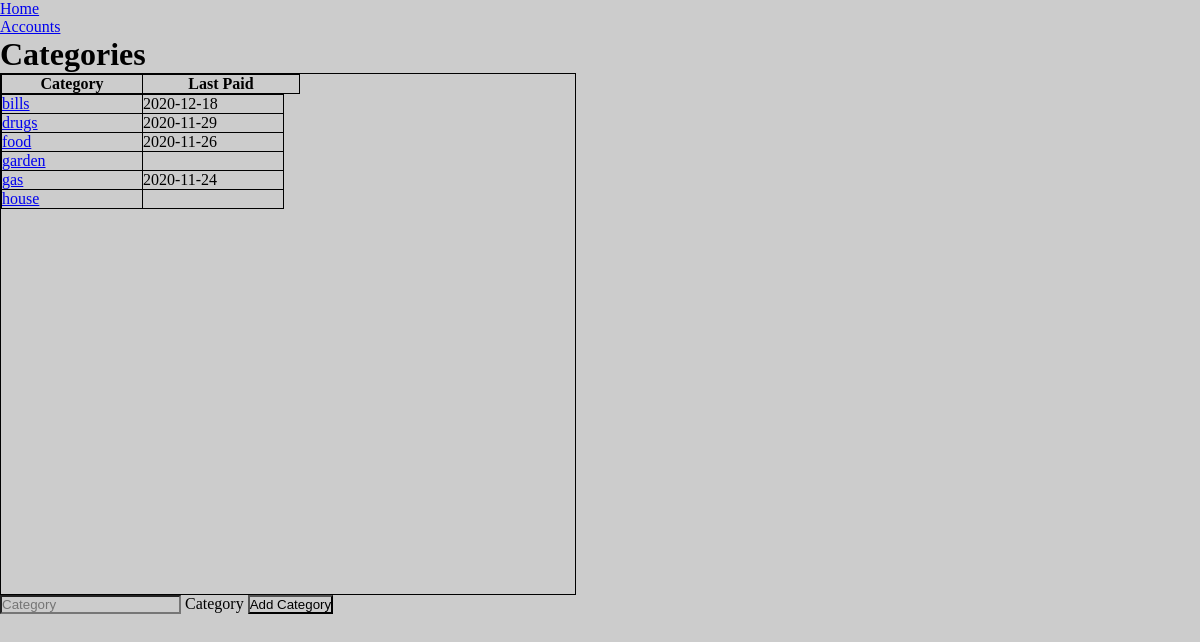
Page /categories (signed in) on the committed database.
### tables this page shows
CREATE TABLE category (category_id INTEGER PRIMARY KEY, category_name TEXT NOT NULL, user_id INTEGER NOT NULL);

### app/views.py (the view)
@app.route("/categories")
@login_required
def categories():
    with sql.connect("sqlite.db") as con:
        cur = con.cursor()
        category_list_dict = category_list_from_db(session['user_id'], cur)
        for cat in category_list_dict:
            cur.execute(
                "SELECT MAX(date) FROM transactions WHERE category_id = ?",
                (cat["category_id"],))
            cat["last_paid"] = cur.fetchone()[0]
    con.close()
    return render_template(
        "categories.html", category_list_dict=category_list_dict)

### app/helpers.py (called while the page is built)
def login_required(f):
    @wraps(f)
    def decorated_function(*args, **kwargs):
        if session.get('user_id') is None:
            return redirect("/login")
        return f(*args, **kwargs)
    return decorated_function

def category_list_from_db(user_id, cur):
    category_list_dict = []
    cur.execute("""SELECT * FROM category WHERE user_id = ?
        ORDER BY category_name COLLATE NOCASE ASC""", (user_id,))
    category_db = cur.fetchall()
    if not category_db:
        flash("You need to add category before", "error")
        return redirect("/categories")
    for category in category_db:
        category_dict = {}
        category_dict["category_id"] = category[0]
        category_dict["category_name"] = category[1]
        category_dict["user_id"] = category[2]
        category_list_dict.append(category_dict)
    return category_list_dict

### app/views.py (called while the page is built)
@app.after_request
def after_request(response):
    response.headers["Cache-Control"] = "no-cache, no-store, must-revalidate"
    response.headers["Expires"] = 0
    response.headers["Pragma"] = "no-cache"
    return response

### app/templates/categories.html (shortened to what this page needs)
{% extends "layout.html" %}
{% block main %}
    <h1>Categories</h1>
    <table>
        <thead>
            <tr>
                <th>Category</th>
                <th>Last Paid</th>
            </tr>
        </thead>
        <tbody>
            {% for cat in category_list_dict %}
            <tr>
                <td>
                    <a href="/category/{{ cat['category_id'] }}">
                        {{ cat["category_name"] }}
                    </a>
                </td>
                {% if cat["last_paid"] %}
                <td>{{ cat["last_paid"] }}</td>
                {% else %}
                <td></td>
                {% endif %}
            </tr>
            {% endfor %}
        </tbody>
    </table>
    <form action="/category_add" method="POST">
        <input name="category_name" type="text" placeholder="Category">
        <label for="category_name">Category</label>
        <button type="submit">Add Category</button>
    </form>
{% endblock %}

### app/static/style.css (style rules this page uses)
* { background-color: #ccc; margin: 0; padding: 0; }
table { width: 576px; border-spacing: 0; border: 1px solid black; border-collapse: collapse; }
tbody, tfoot tr, thead tr { display: block; }
tbody { height: 500px; overflow-y: auto; overflow-x: hidden; }
tbody td, thead th, tfoot td { width: 140px; }
thead th:last-child, tfoot td:last-child { width: 156px; }
th, td { border-spacing: 0; border: 1px solid black; border-collapse: collapse; }

### rows in the picture
category: category_name "bills", last_paid "2020-12-18"
category: category_name "drugs", last_paid "2020-11-29"
category: category_name "food", last_paid "2020-11-26"
category: category_name "garden"
category: category_name "gas", last_paid "2020-11-24"
category: category_name "house"
